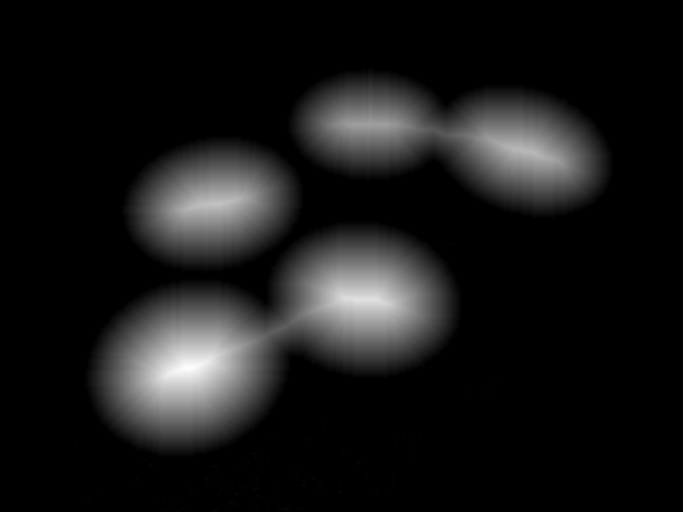
#> input picture circles.png, 683 x 512 px, found by its file name
$ python CMartin_HW8.py   (older library calls are emulated)
#> lines starting #> are read from the running program, lines starting #| are printed output that depends on the picture; after the words box and inside, x2 and y2 are one past the last pixel; in counts of white or black regions, pixels touching at a corner belong together
#This homework will give you a chance to explore some image processing techniques in Python.
#These are some of the most basic tasks done in image processing.

#First, download the image package attached to this lesson.
#On each image you will count the number of objects in the image and find their center points.
#The images in order of complexity are circles.png, objects.png and peppers.png.

import numpy as np
import matplotlib.pyplot as plt
import matplotlib.image as mpimg
from scipy import misc
import scipy.ndimage as ndimage
import skimage.filter as skif
from skimage import color
from skimage import io
from pylab import *
import mahotas as mh

circles_url = 'C:/Users/itsal/Documents/CUNY/DATA602/circles.png'
objects_url = 'C:/Users/itsal/Documents/CUNY/DATA602/objects.png'
peppers_url = 'C:/Users/itsal/Documents/CUNY/DATA602/peppers.png'


#Using Python's built-in functionality, scipy, or any other module, perform the following tasks:

#Thresholding:
#First convert the image to a binary image.
#This is done with a technique called thresholding, which is covered in the reading.
#There are functions for it in scipy, although it is very easy to do manually.
#Essentially read each pixel and if it above a specified gray level make it white, otherwise make it black.


#global threshold technique
def global_technique(image_url):
    newimg = misc.imread(image_url, mode='L')
#> newimg is the input picture: shape (512, 683); min 0, max 254, mean 24.1
    global_thresh = skif.threshold_otsu(newimg)
#> global_thresh = 61
    global_cut = newimg > global_thresh
#> global_cut: shape (512, 683) bool; 17% white; 3 white regions, box (x1, y1, x2, y2) and area: (106, 242, 441, 436) 32506, (309, 89, 592, 197) 16798, (142, 157, 283, 251) 10301
    return imshow(global_cut)

global_technique(circles_url)
global_technique(objects_url)
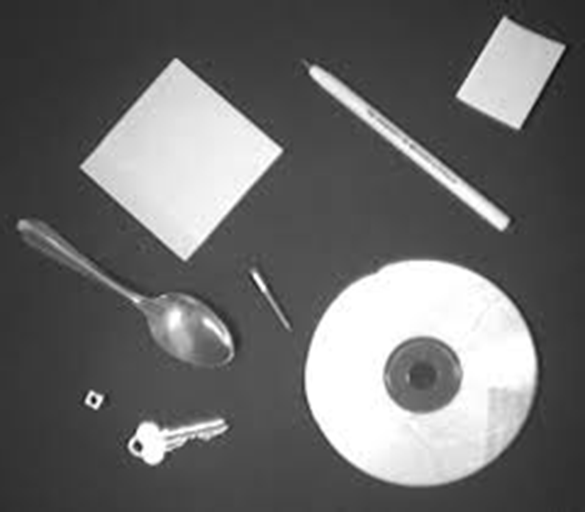
#> input picture objects.png, 585 x 512 px, found by its file name
#> in global_technique (call 2), `global_thresh = skif.threshold_otsu(newimg)`: global_thresh = 148
#> in global_technique (call 2), `global_cut = newimg > global_thresh`: global_cut: shape (512, 585) bool; 24.1% white; 20 white regions (5 under 20 px), largest, box (x1, y1, x2, y2) and area: (305, 260, 537, 486) 36351, (81, 59, 283, 261) 21000, (456, 17, 564, 129) 6542
global_technique(peppers_url)
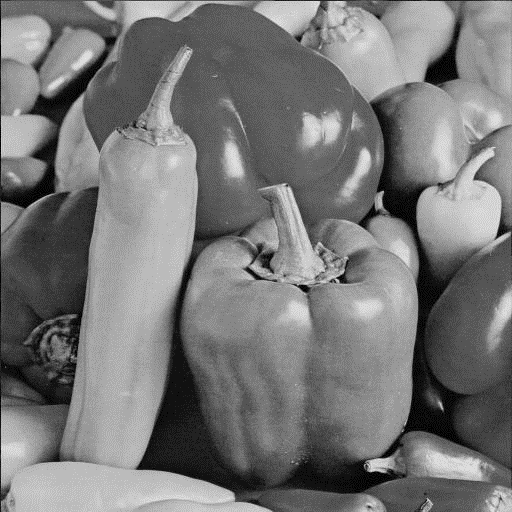
#> input picture peppers.png, 512 x 512 px, found by its file name
#> in global_technique (call 3), `global_thresh = skif.threshold_otsu(newimg)`: global_thresh = 102
#> in global_technique (call 3), `global_cut = newimg > global_thresh`:
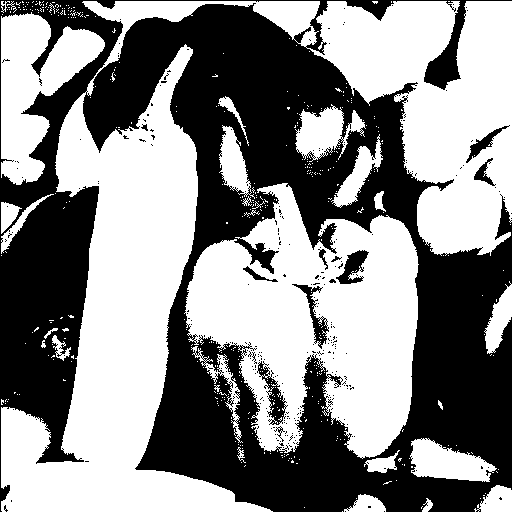
#> global_cut: shape (512, 512) bool; 53.9% white; 283 black regions (270 under 20 px), largest, box (x1, y1, x2, y2) and area: (0, 0, 512, 512) 117746, (257, 361, 288, 425) 643, (292, 284, 329, 349) 555


#Count objects:
#Count the number of objects in the image.
#If you are interested in how this is done, refer to the additional readings.
#An object will be a group of white pixels surrounded by black pixels.
#Doing this by hand is also fairly easy, but try to use functions found in the modules available.

def counter(image_url):
    newimg = misc.imread(image_url, mode='L')
    global_thresh = skif.threshold_otsu(newimg)
#> global_thresh = 61
    labeled, nr_objects = mh.label(newimg > global_thresh)
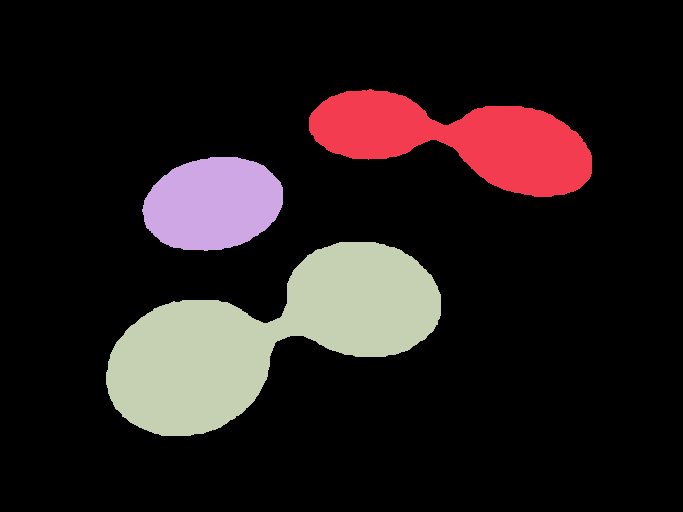
#> labeled: shape (512, 683) int32; 4 distinct labels, from 0 to 3; one colour per label, 0 black
#> nr_objects = 3
    return nr_objects

counter(circles_url)
counter(objects_url)
#> in counter (call 2), `global_thresh = skif.threshold_otsu(newimg)`: global_thresh = 148
#> in counter (call 2), `labeled, nr_objects = mh.label(newimg > global_thresh)`:
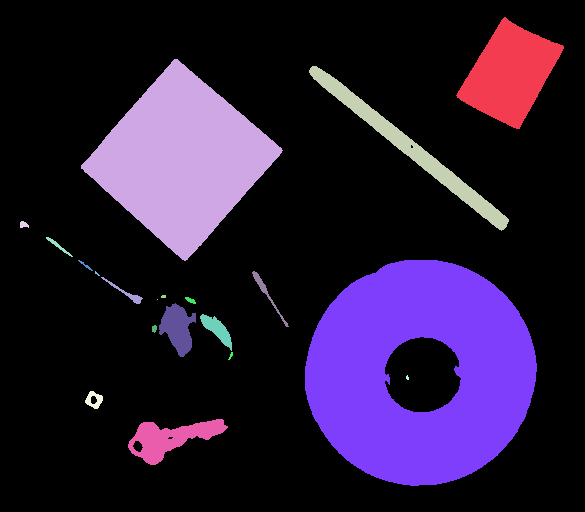
#> labeled: shape (512, 585) int32; 21 distinct labels, from 0 to 20; one colour per label, 0 black
#> in counter (call 2), `labeled, nr_objects = mh.label(newimg > global_thresh)`: nr_objects = 20
counter(peppers_url)
#> in counter (call 3), `global_thresh = skif.threshold_otsu(newimg)`: global_thresh = 102
#> in counter (call 3), `labeled, nr_objects = mh.label(newimg > global_thresh)`:
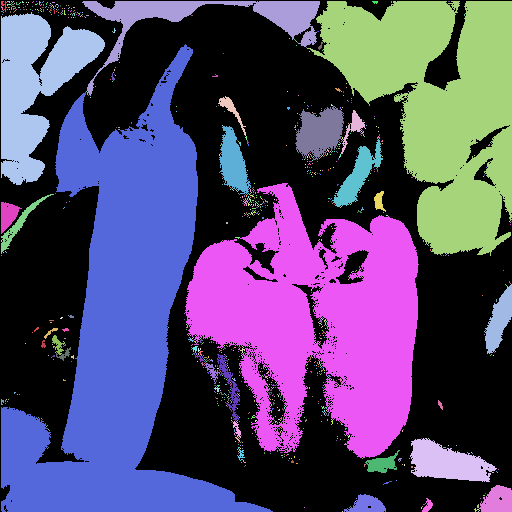
#> labeled: shape (512, 512) int32; 1149 distinct labels, from 0 to 1148; one colour per label, 0 black
#> in counter (call 3), `labeled, nr_objects = mh.label(newimg > global_thresh)`: nr_objects = 1148

#just out of curiosity
#how does the counter work with a gaussian filter
def clean_counter(image_url):
    newimg = misc.imread(image_url, mode='L')
    glimg = mh.gaussian_filter(newimg, 8)
    global_thresh = skif.threshold_otsu(newimg)
#> global_thresh = 61
    labeled, nr_objects = mh.label(newimg > global_thresh)
#> nr_objects = 3
    return nr_objects

clean_counter(circles_url)
clean_counter(objects_url)
clean_counter(peppers_url)

#Find center points:
#For each object, find the center point in terms of x,y coordinates.
#As with part 3, you can do this directly, but it's better to use something from a module.
#Image files can be read in directly or you can use a dialog box.
#Your output will list the objects and midpoints for each image.
#Remember, the focus here is to use readily available Python functions to do image processing rather
#than gain a deep understanding of the theory of the techniques.
#For the peppers.png image, I’m not expecting a specific number, as the answer is fairly subjective.
#The focus is on the process, not the result.


def center(image_url):
    newimg = misc.imread(image_url, mode='L')
    lbl = ndimage.label(newimg)[0]
#> lbl: shape (512, 683) int32; 68 distinct labels, from 0 to 67
    return ndimage.measurements.center_of_mass(newimg, lbl)

center(circles_url)
center(objects_url)
#> in center (call 2), `lbl = ndimage.label(newimg)[0]`: lbl: shape (512, 585) int32; every value is 1
center(peppers_url)
#> in center (call 3), `lbl = ndimage.label(newimg)[0]`:
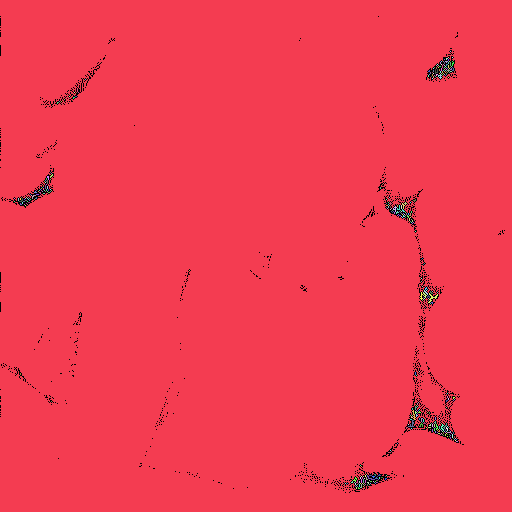
#> lbl: shape (512, 512) int32; 429 distinct labels, from 0 to 428; one colour per label, 0 black
